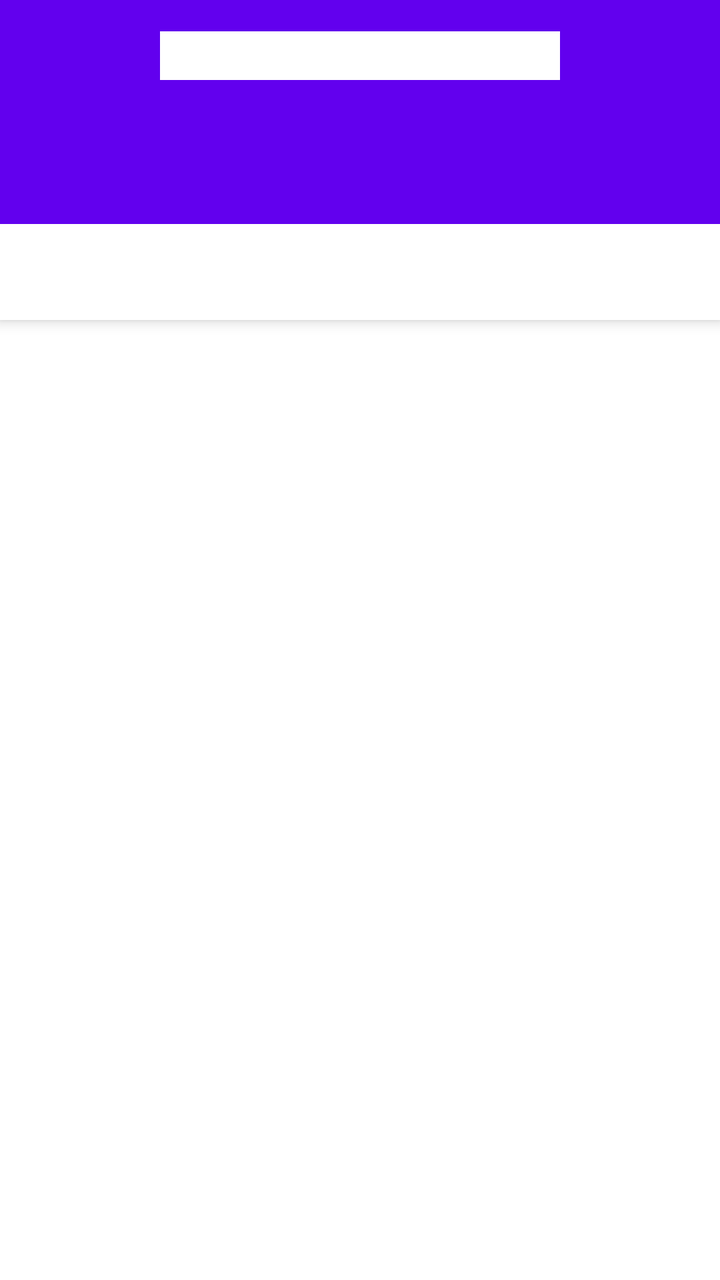
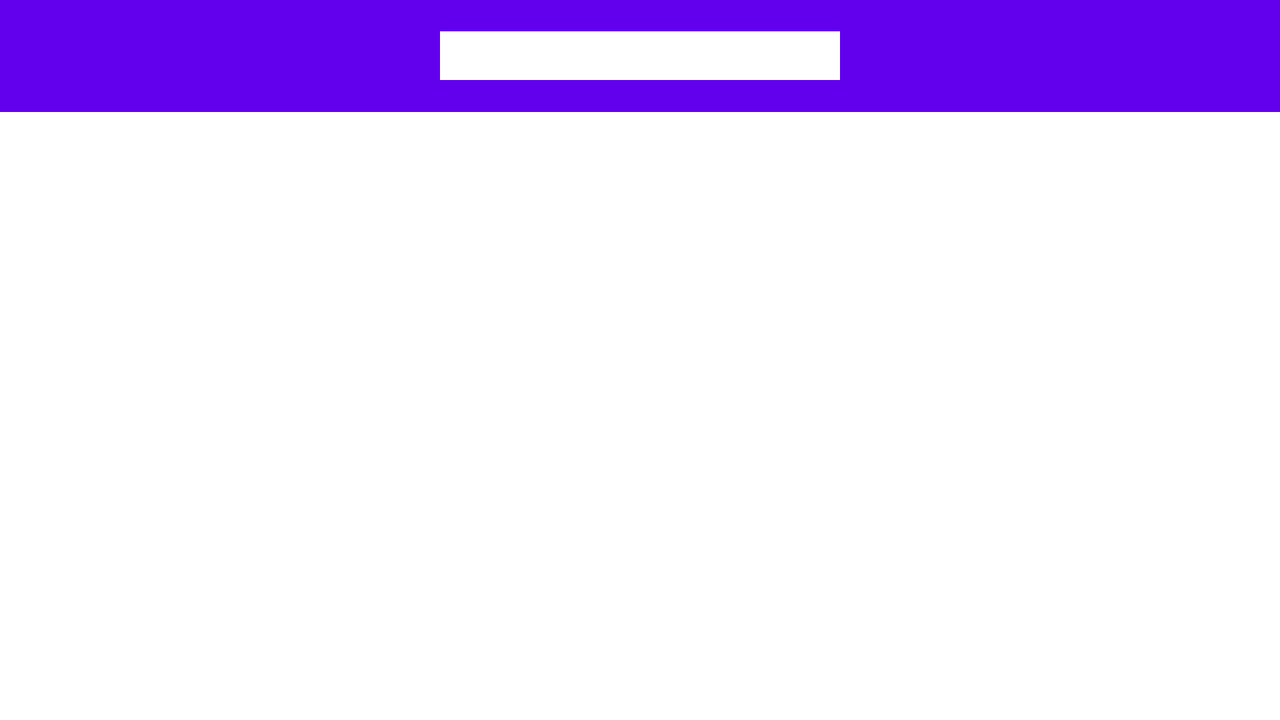

First picture: res/layout/ on a phone held upright. Second picture: the repository's own variant of that layout, on a device whose configuration matches the variant's folder. Source for both follows.
<!-- AndroidManifest.xml: application theme Theme.AlmacenPago -->
<!-- res/layout/activity_main.xml -->
<?xml version="1.0" encoding="utf-8"?>
<androidx.drawerlayout.widget.DrawerLayout
    xmlns:android="http://schemas.android.com/apk/res/android"
    xmlns:app="http://schemas.android.com/apk/res-auto"
    xmlns:tools="http://schemas.android.com/tools"
    android:id="@+id/drawer_layout"
    android:layout_width="match_parent"
    android:layout_height="match_parent"
    android:orientation="vertical"
    tools:context=".MainActivity">

    <LinearLayout
        android:layout_width="match_parent"
        android:layout_height="match_parent"
        android:orientation="vertical"
        >
        <include
            layout="@layout/toolbar_main"
            android:id="@+id/toolbar"
            />


        

      <androidx.coordinatorlayout.widget.CoordinatorLayout
          android:layout_width="match_parent"
          android:layout_height="match_parent"
          tools:context=".MainActivity">

          <com.google.android.material.appbar.AppBarLayout
              android:layout_width="match_parent"
              android:layout_height="wrap_content"
              android:theme="@style/ThemeOverlay.AppCompat.Dark.ActionBar">


              <androidx.appcompat.widget.Toolbar
                  android:id="@+id/tabs"
                  android:layout_width="match_parent"
                  android:layout_height="wrap_content"
                  app:contentScrim="?attr/colorPrimary"
                  app:layout_scrollFlags="scroll|enterAlways"/>

              <com.google.android.material.tabs.TabLayout
                  android:id="@+id/tab_layout"
                  android:layout_width="match_parent"
                  android:layout_height="wrap_content" />

          </com.google.android.material.appbar.AppBarLayout>

          <androidx.viewpager2.widget.ViewPager2 xmlns:android="http://schemas.android.com/apk/res/android"
              android:id="@+id/pager"
              android:layout_width="match_parent"
              android:layout_height="match_parent"
              app:layout_behavior="@string/appbar_scrolling_view_behavior" />

      </androidx.coordinatorlayout.widget.CoordinatorLayout>
  </LinearLayout>

  <com.google.android.material.navigation.NavigationView
      android:id="@+id/nav_view"
      android:layout_width="wrap_content"
      android:layout_height="match_parent"
      android:layout_gravity="start"
      app:headerLayout="@layout/nav_header"
      app:menu="@menu/menu_navigation"
      />

</androidx.drawerlayout.widget.DrawerLayout>
<!-- res/layout/toolbar_main.xml (included above) -->
<?xml version="1.0" encoding="utf-8"?>
<androidx.appcompat.widget.Toolbar
    xmlns:android="http://schemas.android.com/apk/res/android"
    android:layout_width="match_parent"
    android:layout_height="?attr/actionBarSize"
    android:background="?attr/colorPrimary"
    android:theme="@style/ThemeOverlay.AppCompat.Dark.ActionBar">

    <EditText
        android:id="@+id/searchEditText"
        android:layout_width="200dp"
        android:layout_height="wrap_content"
        android:layout_gravity="center"
        android:background="@color/white" />

</androidx.appcompat.widget.Toolbar>
<!-- res/layout/nav_header.xml (included above) -->
<?xml version="1.0" encoding="utf-8"?>
<FrameLayout
    xmlns:android="http://schemas.android.com/apk/res/android"
    android:layout_width="match_parent"
    android:layout_height="180dp"
    android:theme="@style/ThemeOverlay.AppCompat.Dark"
    >

    <ImageView
        android:layout_width="match_parent"
        android:layout_height="wrap_content"
        android:scaleType="centerCrop"
        android:src="@drawable/ic_launcher_background"/>

    <LinearLayout
        android:layout_width="wrap_content"
        android:layout_height="match_parent"
        android:orientation="vertical"
        android:layout_margin="16dp">

        <TextView
            android:layout_width="wrap_content"
            android:layout_height="wrap_content"
            android:text="@string/app_name"
            android:textAppearance="@style/TextAppearance.AppCompat.Body1"/>

        <TextView
            android:layout_width="wrap_content"
            android:layout_height="wrap_content"
            android:text="@string/user_name"/>
    </LinearLayout>

</FrameLayout>
<!-- resources referenced by this layout -->
<resources>
  <string name="app_name">Almacen Pago</string>
  <string name="user_name">Kevin Berg</string>
  <style name="Theme.AlmacenPago" parent="Theme.MaterialComponents.DayNight.NoActionBar">
          
          <item name="colorPrimary">@color/purple_500</item>
          <item name="colorPrimaryVariant">@color/purple_700</item>
          <item name="colorOnPrimary">@color/white</item>
          
          <item name="colorSecondary">@color/teal_200</item>
          <item name="colorSecondaryVariant">@color/teal_700</item>
          <item name="colorOnSecondary">@color/black</item>
          
          <item name="android:statusBarColor" tools:targetApi="l">?attr/colorPrimaryVariant</item>
          
      </style>
</resources>
<!-- res/layout-land/activity_main.xml (the repository's variant of the layout above) -->
<!-- drawn on the phone turned sideways -->
<?xml version="1.0" encoding="utf-8"?>
<androidx.coordinatorlayout.widget.CoordinatorLayout
    xmlns:android="http://schemas.android.com/apk/res/android"
    xmlns:app="http://schemas.android.com/apk/res-auto"
    xmlns:tools="http://schemas.android.com/tools"
    android:layout_width="match_parent"
    android:layout_height="match_parent"
    tools:context=".MainActivity">

<androidx.drawerlayout.widget.DrawerLayout
    android:id="@+id/drawer_layout"
    android:layout_width="match_parent"
    android:layout_height="match_parent"

>

    <LinearLayout
        android:layout_width="match_parent"
        android:layout_height="match_parent"
        android:orientation="vertical"
        >
        <include
            layout="@layout/toolbar_main"
            android:id="@+id/toolbar"
            />


        <FrameLayout
            android:id="@+id/frame_layout_main"
            android:layout_width="match_parent"
            android:layout_height="match_parent"/>

  </LinearLayout>

  <com.google.android.material.navigation.NavigationView
      android:id="@+id/nav_view"
      android:layout_width="wrap_content"
      android:layout_height="match_parent"
      android:layout_gravity="start"
      app:headerLayout="@layout/nav_header"
      app:menu="@menu/menu_navigation"
      />

</androidx.drawerlayout.widget.DrawerLayout>
</androidx.coordinatorlayout.widget.CoordinatorLayout>
